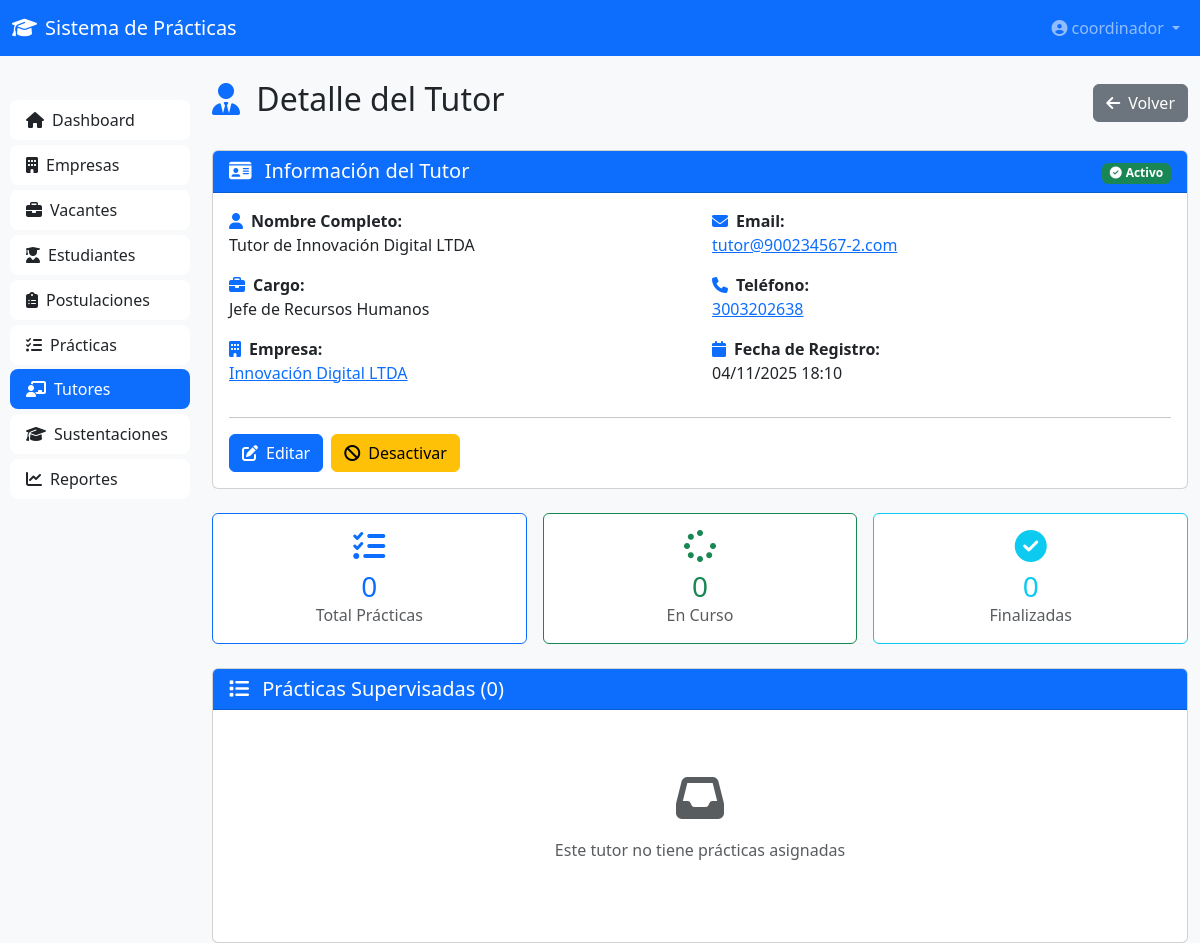
The app's page /tutores/2/ (signed in) with its own data.
### coordinacion/models.py (models this page shows, shortened)
class TutorEmpresarial(models.Model):
    empresa = models.ForeignKey(Empresa, on_delete=models.CASCADE, related_name='tutores')
    nombre_completo = models.CharField(max_length=200)
    cargo = models.CharField(max_length=100)
    email = models.EmailField()
    telefono = models.CharField(max_length=20)
    activo = models.BooleanField(default=True)
    fecha_registro = models.DateTimeField(auto_now_add=True)
    class Meta:
        verbose_name = 'Tutor Empresarial'
        verbose_name_plural = 'Tutores Empresariales'

class Empresa(models.Model):
    ESTADO_CHOICES = [
        ('PENDIENTE', 'Pendiente de Aprobación'),
        ('APROBADA', 'Aprobada'),
        ('RECHAZADA', 'Rechazada'),
        ('INACTIVA', 'Inactiva'),
    ]
    razon_social = models.CharField(max_length=300)
    nit = models.CharField(max_length=20, unique=True)
    direccion = models.CharField(max_length=300)
    telefono = models.CharField(max_length=20)
    email = models.EmailField()
    ciudad = models.CharField(max_length=100)
    representante_nombre = models.CharField(max_length=200)
    representante_cargo = models.CharField(max_length=100)
    representante_email = models.EmailField()
    representante_telefono = models.CharField(max_length=20)
    camara_comercio = models.FileField(
        upload_to='empresas/documentos/',
        validators=[FileExtensionValidator(['pdf'])],
        blank=True,
        null=True
    )
    rut = models.FileField(
        upload_to='empresas/documentos/',
        validators=[FileExtensionValidator(['pdf'])],
        blank=True,
        null=True
    )
    estado = models.CharField(max_length=20, choices=ESTADO_CHOICES, default='PENDIENTE')
    fecha_registro = models.DateTimeField(auto_now_add=True)
    fecha_aprobacion = models.DateTimeField(blank=True, null=True)
    aprobada_por = models.ForeignKey(
        Coordinador,
        on_delete=models.SET_NULL,
        null=True,
        blank=True,
        related_name='empresas_aprobadas'
    )
    observaciones = models.TextField(blank=True, null=True)
    class Meta:
        verbose_name = 'Empresa Formadora'
        verbose_name_plural = 'Empresas Formadoras'
        ordering = ['-fecha_registro']

### coordinacion/views.py (the view)
# urls.py: path('tutores/<int:tutor_id>/', views.tutor_detalle, name='tutor_detalle'),
@coordinator_required
def tutor_detalle(request, tutor_id):
    tutor = get_object_or_404(
        TutorEmpresarial.objects.select_related('empresa'),
        id=tutor_id
    )
    practicas = PracticaEmpresarial.objects.filter(
        tutor_empresarial=tutor
    ).select_related('estudiante', 'empresa', 'docente_asesor').order_by('-fecha_inicio')
    practicas_activas = practicas.filter(estado='EN_CURSO').count()
    practicas_finalizadas = practicas.filter(estado='FINALIZADA').count()
    context = {
        'tutor': tutor,
        'practicas': practicas,
        'practicas_activas': practicas_activas,
        'practicas_finalizadas': practicas_finalizadas,
        'total_practicas': practicas.count(),
    }
    return render(request, 'coordinacion/tutores/detalle.html', context)

### coordinacion/views.py (called while the page is built)
def coordinator_required(view_func):
    @wraps(view_func)
    def _wrapped_view(request, *args, **kwargs):
        if not request.user.is_authenticated:
            return redirect('coordinacion:login')
        if not hasattr(request.user, 'coordinador'):
            messages.error(request, 'Acceso denegado: se requiere rol Coordinador')
            return HttpResponseForbidden('Acceso denegado')
        return view_func(request, *args, **kwargs)
    return _wrapped_view

### coordinacion/templates/coordinacion/tutores/detalle.html (shortened to what this page needs)
{% extends 'coordinacion/base.html' %}
{% load static %}
{% block content %}
<nav class="navbar navbar-expand-lg navbar-dark bg-primary">
    <div class="container-fluid">
        <a class="navbar-brand" href="{% url 'coordinacion:dashboard' %}">
            <i class="fas fa-graduation-cap me-2"></i>Sistema de Prácticas
        </a>
        <div class="collapse navbar-collapse">
            <ul class="navbar-nav ms-auto">
                <li class="nav-item dropdown">
                    <a class="nav-link dropdown-toggle" href="#" role="button" data-bs-toggle="dropdown">
                        <i class="fas fa-user-circle me-1"></i>{{ request.user.username }}
                    </a>
                </li>
            </ul>
        </div>
    </div>
</nav>
<div class="container-fluid mt-4">
    <div class="row">
        <div class="col-md-3 col-lg-2 sidebar">
            <div class="list-group">
                <a href="{% url 'coordinacion:dashboard' %}" class="list-group-item list-group-item-action">
                    <i class="fas fa-home me-2"></i>Dashboard
                </a>
                <a href="{% url 'coordinacion:empresas_lista' %}" class="list-group-item list-group-item-action">
                    <i class="fas fa-building me-2"></i>Empresas
                </a>
                <a href="{% url 'coordinacion:vacantes_lista' %}" class="list-group-item list-group-item-action">
                    <i class="fas fa-briefcase me-2"></i>Vacantes
                </a>
                <a href="{% url 'coordinacion:estudiantes_lista' %}" class="list-group-item list-group-item-action">
                    <i class="fas fa-user-graduate me-2"></i>Estudiantes
                </a>
                <a href="{% url 'coordinacion:postulaciones_lista' %}" class="list-group-item list-group-item-action">
                    <i class="fas fa-clipboard-list me-2"></i>Postulaciones
                </a>
                <a href="{% url 'coordinacion:practicas_lista' %}" class="list-group-item list-group-item-action">
                    <i class="fas fa-tasks me-2"></i>Prácticas
                </a>
                <a href="{% url 'coordinacion:tutores_lista' %}" class="list-group-item list-group-item-action active">
                    <i class="fas fa-chalkboard-teacher me-2"></i>Tutores
                </a>
                <a href="{% url 'coordinacion:sustentaciones_lista' %}" class="list-group-item list-group-item-action">
                    <i class="fas fa-graduation-cap me-2"></i>Sustentaciones
                </a>
                <a href="{% url 'coordinacion:reportes_dashboard' %}" class="list-group-item list-group-item-action">
                    <i class="fas fa-chart-line me-2"></i>Reportes
                </a>
            </div>
        </div>
        <div class="col-md-9 col-lg-10">
            <div class="d-flex justify-content-between align-items-center mb-4">
                <h2>
                    <i class="fas fa-user-tie me-2 text-primary"></i>
                    Detalle del Tutor
                </h2>
                <a href="{% url 'coordinacion:tutores_lista' %}" class="btn btn-secondary">
                    <i class="fas fa-arrow-left me-2"></i>Volver
                </a>
            </div>
            <div class="card mb-4">
                <div class="card-header bg-primary text-white d-flex justify-content-between align-items-center">
                    <h5 class="mb-0">
                        <i class="fas fa-id-card me-2"></i>
                        Información del Tutor
                    </h5>
                    <div>
                        {% if tutor.activo %}
                            <span class="badge bg-success">
                                <i class="fas fa-check-circle me-1"></i>Activo
                            </span>
                        {% else %}
                            <span class="badge bg-secondary">
                                <i class="fas fa-ban me-1"></i>Inactivo
                            </span>
                        {% endif %}
                    </div>
                </div>
                <div class="card-body">
                    <div class="row">
                        <div class="col-md-6">
                            <p><strong><i class="fas fa-user me-2 text-primary"></i>Nombre Completo:</strong><br>
                                {{ tutor.nombre_completo }}
                            </p>
                            <p><strong><i class="fas fa-briefcase me-2 text-primary"></i>Cargo:</strong><br>
                                {{ tutor.cargo }}
                            </p>
                            <p><strong><i class="fas fa-building me-2 text-primary"></i>Empresa:</strong><br>
                                <a href="{% url 'coordinacion:empresa_detalle' empresa_id=tutor.empresa.id %}">
                                    {{ tutor.empresa.razon_social }}
                                </a>
                            </p>
                        </div>
                        <div class="col-md-6">
                            <p><strong><i class="fas fa-envelope me-2 text-primary"></i>Email:</strong><br>
                                <a href="mailto:{{ tutor.email }}">{{ tutor.email }}</a>
                            </p>
                            <p><strong><i class="fas fa-phone me-2 text-primary"></i>Teléfono:</strong><br>
                                <a href="tel:{{ tutor.telefono }}">{{ tutor.telefono }}</a>
                            </p>
                            <p><strong><i class="fas fa-calendar me-2 text-primary"></i>Fecha de Registro:</strong><br>
                                {{ tutor.fecha_registro|date:"d/m/Y H:i" }}
                            </p>
                        </div>
                    </div>
                    <hr>
                    <div class="d-flex gap-2">
                        <a href="{% url 'coordinacion:tutor_editar' tutor_id=tutor.id %}" class="btn btn-primary">
                            <i class="fas fa-edit me-2"></i>Editar
                        </a>
                        <form method="post" action="{% url 'coordinacion:tutor_toggle_activo' tutor_id=tutor.id %}" class="d-inline">
                            {% if tutor.activo %}
                                <button type="submit" class="btn btn-warning"
                                        onclick="return confirm('¿Estás seguro de desactivar este tutor?')">
                                    <i class="fas fa-ban me-2"></i>Desactivar
                                </button>
                            {% else %}
                                <button type="submit" class="btn btn-success"
                                        onclick="return confirm('¿Estás seguro de activar este tutor?')">
                                    <i class="fas fa-check me-2"></i>Activar
                                </button>
                            {% endif %}
                        </form>
                    </div>
                </div>
            </div>
            <div class="row g-3 mb-4">
                <div class="col-md-4">
                    <div class="card border-primary">
                        <div class="card-body text-center">
                            <i class="fas fa-tasks fa-2x text-primary mb-2"></i>
                            <h3 class="text-primary mb-0">{{ total_practicas }}</h3>
                            <p class="text-muted mb-0">Total Prácticas</p>
                        </div>
                    </div>
                </div>
                <div class="col-md-4">
                    <div class="card border-success">
                        <div class="card-body text-center">
                            <i class="fas fa-spinner fa-2x text-success mb-2"></i>
                            <h3 class="text-success mb-0">{{ practicas_activas }}</h3>
                            <p class="text-muted mb-0">En Curso</p>
                        </div>
                    </div>
                </div>
                <div class="col-md-4">
                    <div class="card border-info">
                        <div class="card-body text-center">
                            <i class="fas fa-check-circle fa-2x text-info mb-2"></i>
                            <h3 class="text-info mb-0">{{ practicas_finalizadas }}</h3>
                            <p class="text-muted mb-0">Finalizadas</p>
                        </div>
                    </div>
                </div>
            </div>
            <div class="card">
                <div class="card-header bg-primary text-white">
                    <h5 class="mb-0">
                        <i class="fas fa-list me-2"></i>
                        Prácticas Supervisadas ({{ practicas.count }})
                    </h5>
                </div>
                <div class="card-body">
                    {% if practicas %}
                        <div class="table-responsive">
                            <table class="table table-hover">
                                <thead>
                                    <tr>
                                        <th>Estudiante</th>
                                        <th>Empresa</th>
                                        <th>Docente Asesor</th>
                                        <th>Fecha Inicio</th>
                                        <th>Estado</th>
                                        <th>Acciones</th>
                                    </tr>
                                </thead>
                                <tbody>
                                    {% for practica in practicas %}
                                        <tr>
                                            <td>
                                                <strong>{{ practica.estudiante.nombre_completo }}</strong><br>
                                                <small class="text-muted">{{ practica.estudiante.codigo }}</small>
                                            </td>
                                            <td>{{ practica.empresa.razon_social }}</td>
                                            <td>
                                                {% if practica.docente_asesor %}
                                                    {{ practica.docente_asesor.nombre_completo }}
                                                {% else %}
                                                    <span class="text-muted">Sin asignar</span>
                                                {% endif %}
                                            </td>
                                            <td>{{ practica.fecha_inicio|date:"d/m/Y" }}</td>
                                            <td>
                                                {% if practica.estado == 'EN_CURSO' %}
                                                    <span class="badge bg-success">En Curso</span>
                                                {% elif practica.estado == 'FINALIZADA' %}
                                                    <span class="badge bg-info">Finalizada</span>
                                                {% elif practica.estado == 'CANCELADA' %}
                                                    <span class="badge bg-danger">Cancelada</span>
                                                {% endif %}
                                            </td>
                                            <td>
                                                <a href="{% url 'coordinacion:practica_detalle' practica_id=practica.id %}"
                                                   class="btn btn-sm btn-outline-primary">
                                                    <i class="fas fa-eye"></i>
                                                </a>
                                            </td>
                                        </tr>
                                    {% endfor %}
                                </tbody>
                            </table>
                        </div>
                    {% else %}
                        <div class="text-center py-5">
                            <i class="fas fa-inbox fa-3x text-muted mb-3"></i>
                            <p class="text-muted">Este tutor no tiene prácticas asignadas</p>
                        </div>
                    {% endif %}
                </div>
            </div>
        </div>
    </div>
</div>
{% endblock %}

### coordinacion/static/coordinacion/css/style.css (style rules this page uses)
:root { --primary-color: #0d6efd; --secondary-color: #6c757d; --success-color: #198754; --danger-color: #dc3545; --warning-color: #ffc107; --info-color: #0dcaf0; }
body { font-family: 'Segoe UI', Tahoma, Geneva, Verdana, sans-serif; background-color: #f8f9fa; }
.sidebar { background-color: #f8f9fa; min-height: calc(100vh - 56px); padding: 20px 10px; }
.sidebar .list-group-item { border: none; border-radius: 8px; margin-bottom: 5px; }
.sidebar .list-group-item.active { background-color: var(--primary-color); color: white; }

### records on screen
TutorEmpresarial: nombre_completo "Tutor de Innovación Digital LTDA", cargo "Jefe de Recursos Humanos", empresa.razon_social "Innovación Digital LTDA", email "tutor@900234567-2.com", telefono "3003202638", fecha_registro "04/11/2025 18:10"

### other values on screen
{{ request.user.username }} "coordinador"
{{ total_practicas }} "0"
{{ practicas_activas }} "0"
{{ practicas_finalizadas }} "0"
{{ practicas.count }} "0"
